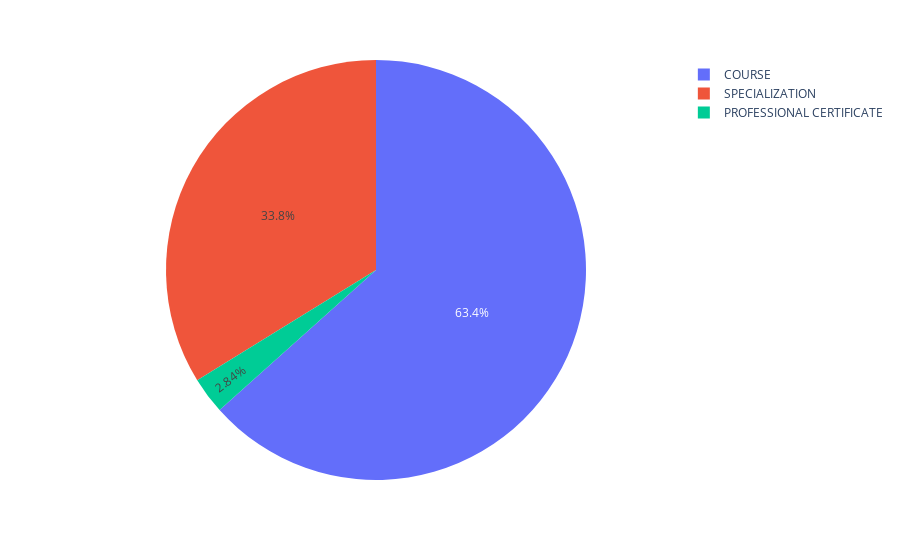

This figure's notebook cell:
### Markdown cell above
Based above bar graph, more than 60M students enrolled in courses which are in english language. Recommendatoin as per above chart: Coursera might need to bring more content in other languages, or permote courses in other languages.

### Code cell
# Pie chart to show enrolled students based on course type
fig = px.pie(coursera_df, values='Students', names='Course_Type')
fig.show()

### Figure 1 — Plotly figure (JSON) as saved in the notebook; plotly's stock layout.template omitted (floating-point values rounded to 4 significant figures; data arrays with more than 128 entries replaced by an {"elided": "..."} marker saying what was removed)
{"data": [{"domain": {"x": [0, 1], "y": [0, 1]}, "hovertemplate": "Course_Type=%{label}<br>Students=%{value}<extra></extra>", "labels": {"elided": "891 str values"}, "legendgroup": "", "name": "", "showlegend": true, "type": "pie", "values": {"elided": "891 int values"}}], "layout": {"legend": {"tracegroupgap": 0}, "margin": {"t": 60}}}
